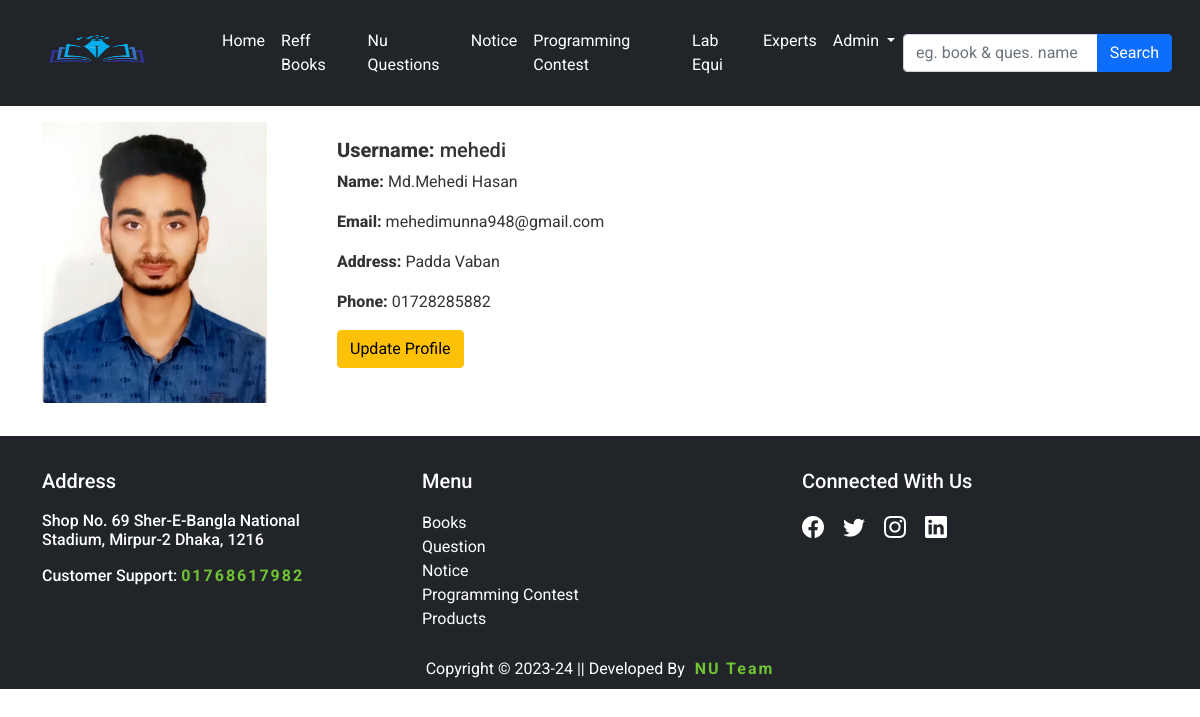
/profile/ (signed in), run on the app's committed database.
### other/models.py (models this page shows, shortened)
class Customer(models.Model):
    user = models.ForeignKey(User, on_delete=models.CASCADE)
    profile_pic = models.ImageField(upload_to='customer_profile_pic', blank=True, null=True)
    name = models.CharField(max_length=100)
    address = models.CharField(max_length=200)
    phone = models.CharField(max_length=13)

### other/views.py (the view)
# urls.py: path('profile/', ProfileView, name='profile'),
@login_required
def ProfileView(request):
    user_info = User.objects.get(username=request.user)
    customers = Customer.objects.filter(user=request.user).first()
    dict = {'user_infos': user_info, 'customers': customers}
    return render(request, 'other/profile.html', context=dict)

### template/other/profile.html (shortened to what this page needs)
{% extends 'base.html' %}
{% load static %}
{% block content %}
    <div class="container">
        <div class="row">
            <div class="col-sm-12 mt-3 mb-3">
                {% if customers %}
                <div class="card mb-3" style="border: none;">
                    <div class="row g-0">
                      <div class="col-md-3">
                        {% if customers.profile_pic %}
                        <img src="{{customers.profile_pic.url}}" class="img-fluid rounded-start" alt="..." width="225px" height="225px">
                        {% else %}
                        <img src="{% static 'images/avatar3.png' %}" class="img-fluid rounded-start" alt="..."width="225px" height="225px">
                        {% endif %}
                         </div>
                      <div class="col-md-8">
                        <div class="card-body">
                          <h5 class="card-title"><span style="font-weight: 800;">Username:&nbsp;</span>{{customers.user}}</h5>
                          <p class="card-text"><span style="font-weight: 800;">Name:&nbsp;</span>{{customers.name}}</p>
                          <p class="card-text"><span style="font-weight: 800;">Email:&nbsp;</span>{{customers.user.email}}</p>
                          <p class="card-text"><span style="font-weight: 800;">Address:&nbsp;</span>{{customers.address}}</p>
                          <p class="card-text"><span style="font-weight: 800;">Phone:&nbsp;</span>{{customers.phone}}</p>
                          <a href="{% url 'other:update_profile' %}" class="btn btn-warning">Update Profile</a>
                        </div>
                      </div>
                    </div>
                  </div>
                  {% endif %}
        </div>
        </div>
{% endblock content %}

### data on the page
Customer: profile_pic (picture), user "mehedi", name "Md.Mehedi Hasan", user.email "mehedimunna948@gmail.com", address "Padda Vaban", phone "01728285882"
